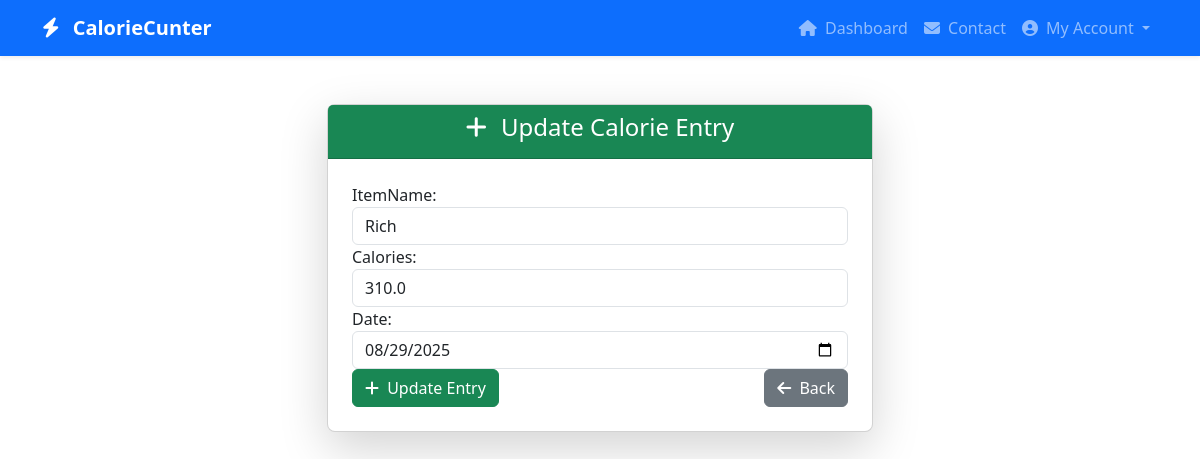
The app's page /update-calorie/6/ (signed in) with its own data.
### CalorieCounterApp/models.py (models this page shows, shortened)
class DailyConsumedModel(models.Model):
    user = models.ForeignKey(CustomUserAuthModel, on_delete=models.CASCADE, related_name='user_daily_calorie')
    itemName = models.CharField(max_length=250, null=True)
    calories = models.FloatField(null=True)
    date = models.DateField(null=True)

### CalorieCounterApp/views.py (the view)
# urls.py: path('update-calorie/<str:pk>/', update_calorie, name='update_calorie'),
def update_calorie(request, pk):
    calorie_data = DailyConsumedModel.objects.get(id=pk, user=request.user)
    old_calories = calorie_data.calories
    old_date = calorie_data.date
    if request.method == 'POST':
        calorie_form = DailyConsumedForm(request.POST, instance=calorie_data)
        if calorie_form.is_valid():
            entry = calorie_form.save(commit=False)
            entry.user = request.user
            entry.save()
            old_total = TotalConsumedModel.objects.filter(user=request.user, date=old_date).first()
            if old_total:
                old_total.totalCalorie -= old_calories
                if old_total.totalCalorie <= 0:
                    old_total.delete()
                else:
                    old_total.save()
            new_total, created = TotalConsumedModel.objects.get_or_create(
                user=request.user,
                date=entry.date,
                defaults={'totalCalorie': entry.calories}
            )
            if not created:
                new_total.totalCalorie += entry.calories
                new_total.save()
            return redirect('dashboard')
    else:
        calorie_form = DailyConsumedForm(instance=calorie_data)
    return render(request, 'update_calorie.html', {'calorie_form': calorie_form})

### CalorieCounterApp/forms.py
class DailyConsumedForm(forms.ModelForm):
    class Meta:
        model = DailyConsumedModel
        fields = ['itemName','calories','date']
        widgets = {
            'itemName': forms.TextInput(attrs={'class': 'form-control', 'placeholder': 'Item Name'}),
            'calories': forms.NumberInput(attrs={'class': 'form-control', 'placeholder': 'Calories'}),
            'date': forms.DateInput(attrs={'class': 'form-control', 'type': 'date'}),
        }

### CalorieCounterApp/templates/update_calorie.html (shortened to what this page needs)
{% extends 'master/base.html' %}
{% block content %}
<div class="container py-5">
  <div class="row justify-content-center">
    <div class="col-md-6">
      <div class="card shadow-lg rounded-3">
        <div class="card-header bg-success text-white text-center">
          <h4><i class="fa fa-plus me-2"></i> Update Calorie Entry</h4>
        </div>
        <div class="card-body p-4">
          <form method="POST">
            {{calorie_form}}
            <div class="d-flex justify-content-between">
              <button type="submit" class="btn btn-success"><i class="fa fa-plus me-1"></i> Update Entry</button>
              <a href="{% url 'dashboard' %}" class="btn btn-secondary"><i class="fa fa-arrow-left me-1"></i> Back</a>
            </div>
          </form>
        </div>
      </div>
    </div>
  </div>
</div>
{% endblock content %}

### records on screen
DailyConsumedModel: itemName "Rich", calories "310.0", date "08/29/2025"
